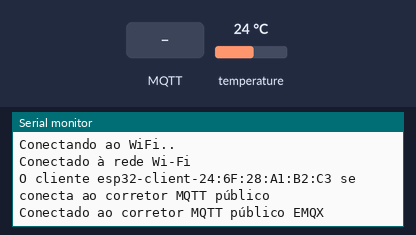
A sketch run on a simulated ESP32. Parts: the last lines printed to the serial monitor. The test bench sets the inputs (shaded band); at power-on: temperature 24 °C. WiFi joins after 1.5 s; servers stay silent unless stated; no MQTT or app messages arrive unless stated.

Above: at 2.7 s.
2.8 s: MQTT message "1" arrives on the first subscribed topic
At 5.7 s:
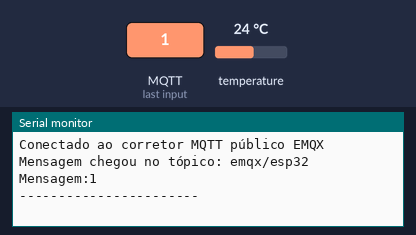
6.0 s: MQTT message "on" arrives on the first subscribed topic
At 8.5 s:
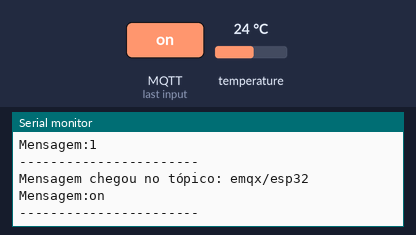
9.0 s: MQTT message "off" arrives on the first subscribed topic
At 11.0 s:
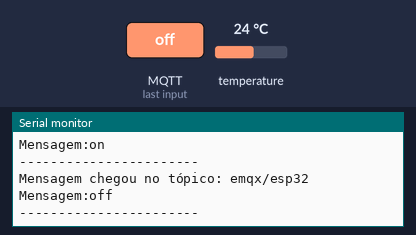

The sketch:

MQTT.ino
```cpp
#include <WiFi.h>
#include <PubSubClient.h>

#include <Adafruit_Sensor.h>
#include <Adafruit_BMP085.h>

Adafruit_BMP085 bme;
float temperature;

String temperatureString = "";

// WiFi
const char *ssid = "xxxxxx"; // Digite o nome do seu Wi-Fi
const char *password = "xxxxxx";  // Digite a senha do Wi-Fi

// Corretor MQTT
const char *mqtt_broker = "broker.emqx.io";
const char *topic = "emqx/esp32";
const char *mqtt_username = "emqx";
const char *mqtt_password = "public";
const int mqtt_port = 1883;

WiFiClient espClient;
PubSubClient client(espClient);

// Inicializar BMP180
void initBME(){
  if (!bme.begin()) {
    Serial.println("Não foi possível encontrar um sensor BMP180 válido, verifique a fiação!");
    while (1);
  }
}

void setup() {

  initBME();

    // Configurar baud rate do software serial para 115200;
    Serial.begin(115200);
    // Conectando-se a uma rede Wi-Fi
    WiFi.begin(ssid, password);
    while (WiFi.status() != WL_CONNECTED) {
        delay(500);
        Serial.println("Conectando ao WiFi..");
    }
    Serial.println("Conectado à rede Wi-Fi");
    // conectando a um corretor mqtt
    client.setServer(mqtt_broker, mqtt_port);
    client.setCallback(callback);
    while (!client.connected()) {
        String client_id = "esp32-client-";
        client_id += String(WiFi.macAddress());
        Serial.printf("O cliente %s se conecta ao corretor MQTT público\n", client_id.c_str());
        if (client.connect(client_id.c_str(), mqtt_username, mqtt_password)) {
            Serial.println("Conectado ao corretor MQTT público EMQX");
        } else {
            Serial.print("falhou com o estado ");
            Serial.print(client.state());
            delay(2000);
        }
    }
    // Publicar e subscrever
    client.publish(topic, "Olá ESP32");
    client.subscribe(topic);
}

void callback(char *topic, byte *payload, unsigned int length) {
    Serial.print("Mensagem chegou no tópico: ");
    Serial.println(topic);
    Serial.print("Mensagem:");
    for (int i = 0; i < length; i++) {
        Serial.print((char) payload[i]);
    }
    Serial.println();
    Serial.println("-----------------------");
}

void loop() {
    temperature = bme.readTemperature();

    temperatureString = String(temperature);

    client.publish(topic, temperatureString.c_str());
    client.loop();
    delay(3000);
}
```

Measured:
- after the input at 2.8 s, the serial monitor: prints a new line after 1.8 s (image 1)
- after the input at 6.0 s, the serial monitor: prints a new line after 1.6 s (image 2)
- after the input at 9.0 s, the serial monitor: prints a new line after 1.6 s (image 3)
